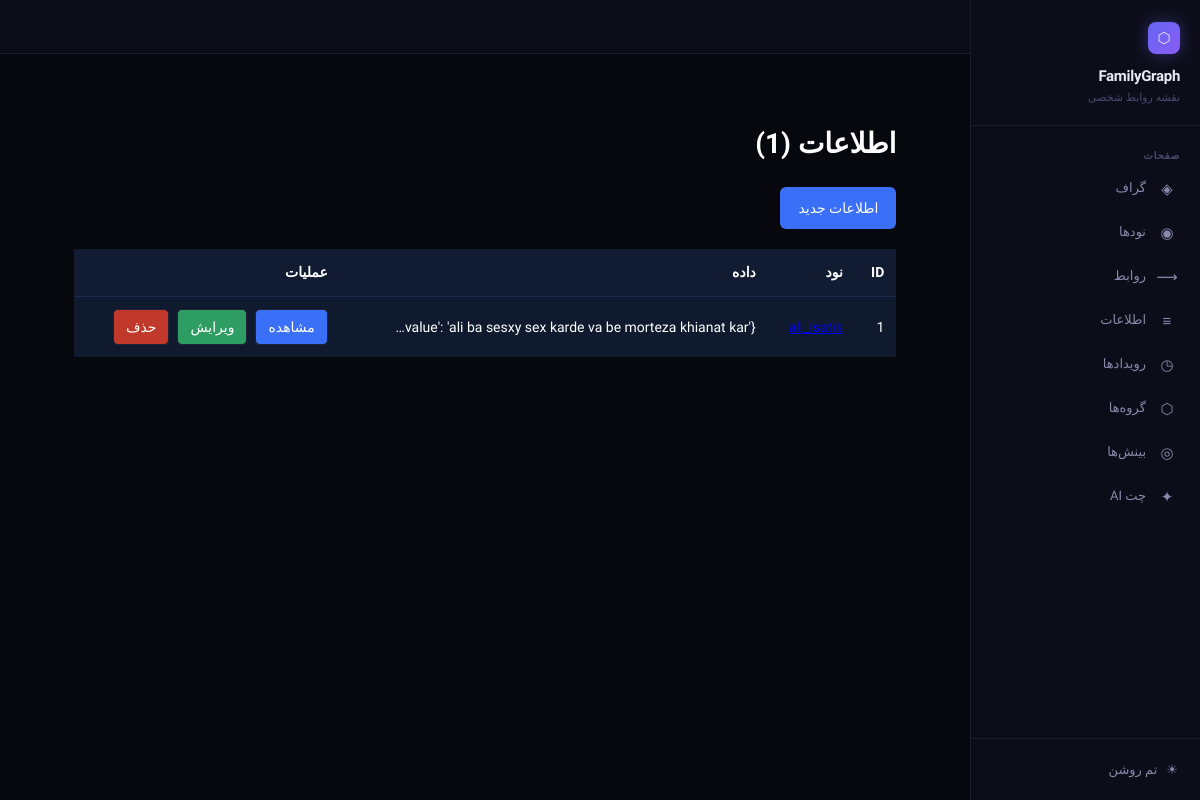
The app's page /informations/ with its own data.
### main/models.py (models this page shows, shortened)
class Information(models.Model):
    VISIBILITY_CHOICES = [
        ('public', 'Everyone can see'),
        ('shared', 'Someone can see'),
        ('private', 'Nobody'),
    ]
    node = models.ForeignKey(
        Node,
        on_delete=models.PROTECT,
        related_name='informations'
    )
    visibility = models.CharField(
        max_length=10,
        choices=VISIBILITY_CHOICES,
        default='private'
    )
    data = models.JSONField(blank=True, null=True)

### main/views.py (the view)
# urls.py: path('informations/', InformationListView.as_view(), name='information_list'),
class InformationListView(ListView):
    model = Information
    template_name = 'informations/informations_list.html'
    context_object_name = 'informations'
    paginate_by = 20
    def get_queryset(self):
        return Information.objects.select_related('node').all()

### templates/informations/informations_list.html (shortened to what this page needs)
{% extends "base.html" %}
{% block content %}
<div class="container">
	<h1 class="title">
		اطلاعات ({{ page_obj.paginator.count }})
	</h1>
	<a href="{% url 'information_create' %}" class="btn-create">
		اطلاعات جدید
	</a>
	{% if object_list %}
	<table class="info-table">
		<thead>
			<tr>
				<th>ID</th>
				<th>نود</th>
				<th>داده</th>
				<th>عملیات</th>
			</tr>
		</thead>
		<tbody>
			{% for info in object_list %}
			<tr>
				<td>{{ info.id }}</td>
				<td>
					<a href="{% url 'node_detail' info.node.id %}">
					</a>
				</td>
				<td class="data-cell">
					{{ info.data|truncatechars:60 }}
				</td>
				<td class="actions">
					<a class="btn view"
					   href="{% url 'information_detail' info.id %}">
						مشاهده
					</a>
					<a class="btn edit"
					   href="{% url 'information_update' info.id %}">
						ویرایش
					</a>
					<a class="btn delete"
					   href="{% url 'information_delete' info.id %}">
						حذف
					</a>
				</td>
			</tr>
			{% endfor %}
		</tbody>
	</table>
	{% else %}
	<div class="empty">
		هیچ اطلاعاتی ثبت نشده
	</div>
	{% endif %}
</div>
{% endblock %}

### templates/informations/informations_list.html (style rules this page uses)
.container { width:90%; max-width:1000px; margin:auto; margin-top:40px; color:white; }
.title { font-size:28px; margin-bottom:20px; }
.btn-create { display:inline-block; margin-bottom:20px; padding:10px 18px; background:#3a6ff7; color:white; text-decoration:none; border-radius:6px; }
.info-table { width:100%; border-collapse:collapse; background:#0f1a2e; }
.info-table th { background:#111c33; padding:12px; text-align:right; }
.info-table td { padding:12px; border-top:1px solid #1d2c4d; }
.data-cell { max-width:400px; overflow:hidden; }
.actions { display:flex; gap:8px; }
.btn { padding:6px 12px; border-radius:5px; text-decoration:none; color:white; font-size:14px; }
.view { background:#3a6ff7; }
.edit { background:#2e9d63; }
.delete { background:#c0392b; }

### records on screen
Information: id "1", data "{'value': 'ali ba sesxy sex karde va be morteza khianat kar…"

### other values on screen
{{ page_obj.paginator.count }} "1"
